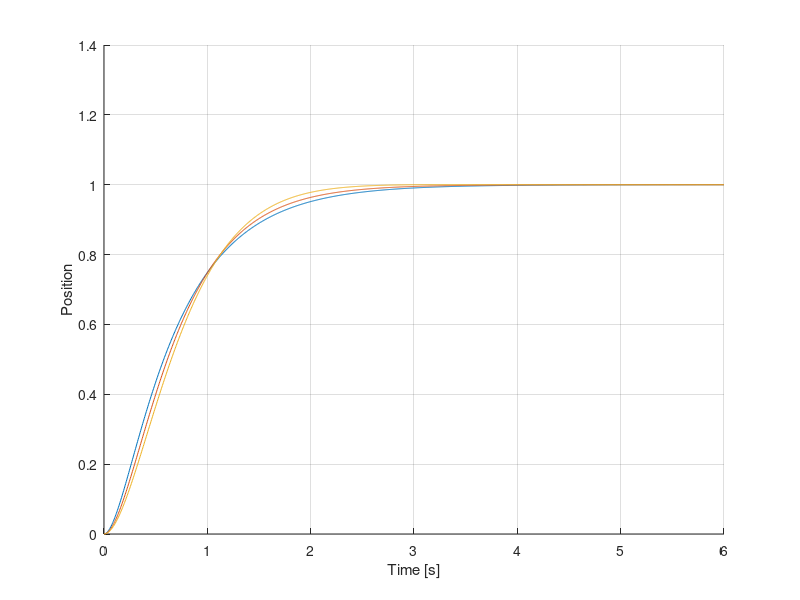

MATLAB code for this plot:
A0=[0 1;-2 -3];B0=[0;1];C=[1 0];K=place(A0,B0,[-2 -4]);N=8;
t=(0:.005:6)';hold on;
for m=[.7 1 1.3]
 A=[0 1;-2/m -3/m];B=[0;1/m];assert(all(real(eig(A-B*K))<0));
 y=lsim(ss(A-B*K,B*N,C,0),ones(size(t)),t);plot(t,y);disp(eig(A-B*K));
end
hold off;xlabel('Time [s]');ylabel('Position');grid on;
